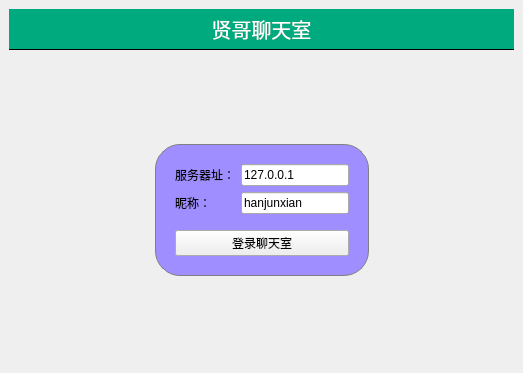
<?xml version="1.0" encoding="UTF-8"?>
<ui version="4.0">
 <class>MainWindow</class>
 <widget class="QMainWindow" name="MainWindow">
  <property name="geometry">
   <rect>
    <x>0</x>
    <y>0</y>
    <width>523</width>
    <height>373</height>
   </rect>
  </property>
  <property name="windowTitle">
   <string>聊天室客户端</string>
  </property>
  <property name="styleSheet">
   <string notr="true">#titleLabel {
    background: white;
    color: blue;
    font-size: 20px;
    border: none;
    border-bottom: 1px solid black;
    padding: 5px;
	font 24pt&quot;黑体&quot;;
	color:rgb(255,255,255);
    background-color:rgba(0,170,127,255);

}

#mainFrame {
    border: none;
    background: white;
}

#loginFrame {
    background: rgb(159, 142, 255);
    border: 1px solid gray;
    padding: 10px;
    border-radius: 25px;
}</string>
  </property>
  <widget class="QWidget" name="centralwidget">
   <layout class="QVBoxLayout" name="verticalLayout">
    <item>
     <widget class="QLabel" name="titleLabel">
      <property name="layoutDirection">
       <enum>Qt::LeftToRight</enum>
      </property>
      <property name="styleSheet">
       <string notr="true"/>
      </property>
      <property name="text">
       <string>贤哥聊天室</string>
      </property>
      <property name="alignment">
       <set>Qt::AlignCenter</set>
      </property>
     </widget>
    </item>
    <item>
     <widget class="QStackedWidget" name="stackedWidget">
      <property name="currentIndex">
       <number>1</number>
      </property>
      <widget class="QWidget" name="chatPage">
       <layout class="QVBoxLayout" name="verticalLayout_3">
        <item>
         <layout class="QHBoxLayout" name="horizontalLayout">
          <item>
           <widget class="QTextEdit" name="roomTextEdit"/>
          </item>
          <item>
           <widget class="QListWidget" name="userListWidget">
            <property name="maximumSize">
             <size>
              <width>120</width>
              <height>16777215</height>
             </size>
            </property>
           </widget>
          </item>
         </layout>
        </item>
        <item>
         <layout class="QHBoxLayout" name="horizontalLayout_2">
          <item>
           <widget class="QLineEdit" name="sayLineEdit"/>
          </item>
          <item>
           <widget class="QPushButton" name="sayButton">
            <property name="text">
             <string>发送</string>
            </property>
           </widget>
          </item>
          <item>
           <widget class="QPushButton" name="logoutButton">
            <property name="text">
             <string>退出</string>
            </property>
           </widget>
          </item>
         </layout>
        </item>
       </layout>
      </widget>
      <widget class="QWidget" name="loginPage">
       <layout class="QGridLayout" name="gridLayout">
        <item row="1" column="1">
         <widget class="QFrame" name="loginFrame">
          <property name="styleSheet">
           <string notr="true"/>
          </property>
          <property name="frameShape">
           <enum>QFrame::StyledPanel</enum>
          </property>
          <property name="frameShadow">
           <enum>QFrame::Raised</enum>
          </property>
          <layout class="QVBoxLayout" name="verticalLayout_2">
           <item>
            <layout class="QFormLayout" name="formLayout">
             <item row="0" column="0">
              <widget class="QLabel" name="label_2">
               <property name="text">
                <string>服务器址：</string>
               </property>
              </widget>
             </item>
             <item row="1" column="0">
              <widget class="QLabel" name="label_3">
               <property name="text">
                <string>昵称：</string>
               </property>
              </widget>
             </item>
             <item row="1" column="1">
              <widget class="QLineEdit" name="usernameEdit">
               <property name="text">
                <string>hanjunxian</string>
               </property>
              </widget>
             </item>
             <item row="0" column="1">
              <widget class="QLineEdit" name="serverEdit">
               <property name="text">
                <string>127.0.0.1</string>
               </property>
              </widget>
             </item>
            </layout>
           </item>
           <item>
            <spacer name="verticalSpacer">
             <property name="orientation">
              <enum>Qt::Vertical</enum>
             </property>
             <property name="sizeType">
              <enum>QSizePolicy::Fixed</enum>
             </property>
             <property name="sizeHint" stdset="0">
              <size>
               <width>20</width>
               <height>10</height>
              </size>
             </property>
            </spacer>
           </item>
           <item>
            <widget class="QPushButton" name="loginButton">
             <property name="text">
              <string>登录聊天室</string>
             </property>
            </widget>
           </item>
          </layout>
         </widget>
        </item>
        <item row="1" column="0">
         <spacer name="horizontalSpacer">
          <property name="orientation">
           <enum>Qt::Horizontal</enum>
          </property>
          <property name="sizeHint" stdset="0">
           <size>
            <width>106</width>
            <height>20</height>
           </size>
          </property>
         </spacer>
        </item>
        <item row="1" column="2">
         <spacer name="horizontalSpacer_2">
          <property name="orientation">
           <enum>Qt::Horizontal</enum>
          </property>
          <property name="sizeHint" stdset="0">
           <size>
            <width>106</width>
            <height>20</height>
           </size>
          </property>
         </spacer>
        </item>
        <item row="0" column="1">
         <spacer name="verticalSpacer_2">
          <property name="orientation">
           <enum>Qt::Vertical</enum>
          </property>
          <property name="sizeHint" stdset="0">
           <size>
            <width>20</width>
            <height>61</height>
           </size>
          </property>
         </spacer>
        </item>
        <item row="2" column="1">
         <spacer name="verticalSpacer_3">
          <property name="orientation">
           <enum>Qt::Vertical</enum>
          </property>
          <property name="sizeHint" stdset="0">
           <size>
            <width>20</width>
            <height>61</height>
           </size>
          </property>
         </spacer>
        </item>
       </layout>
      </widget>
     </widget>
    </item>
   </layout>
  </widget>
 </widget>
 <resources/>
 <connections/>
</ui>
